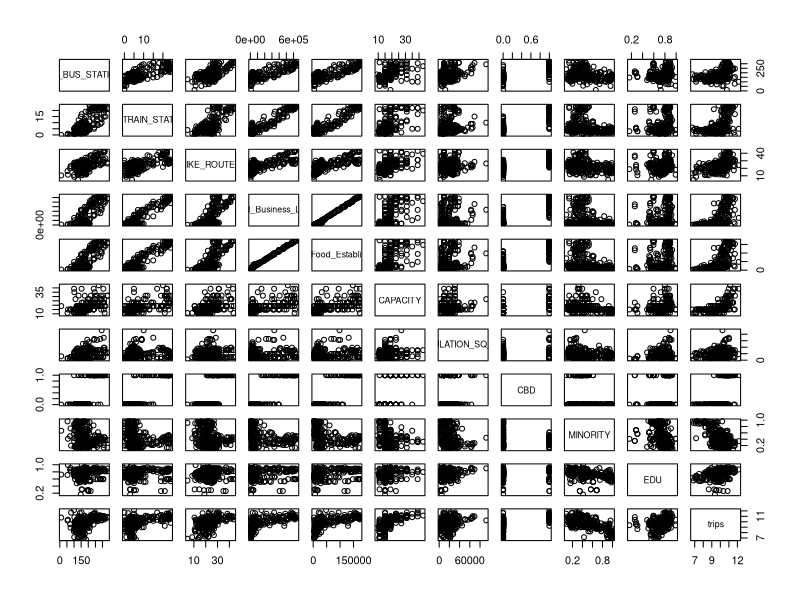
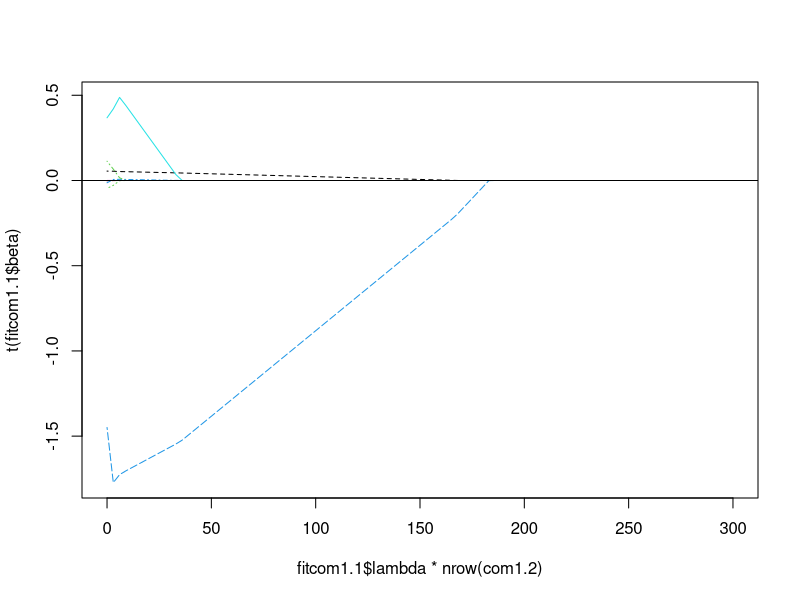
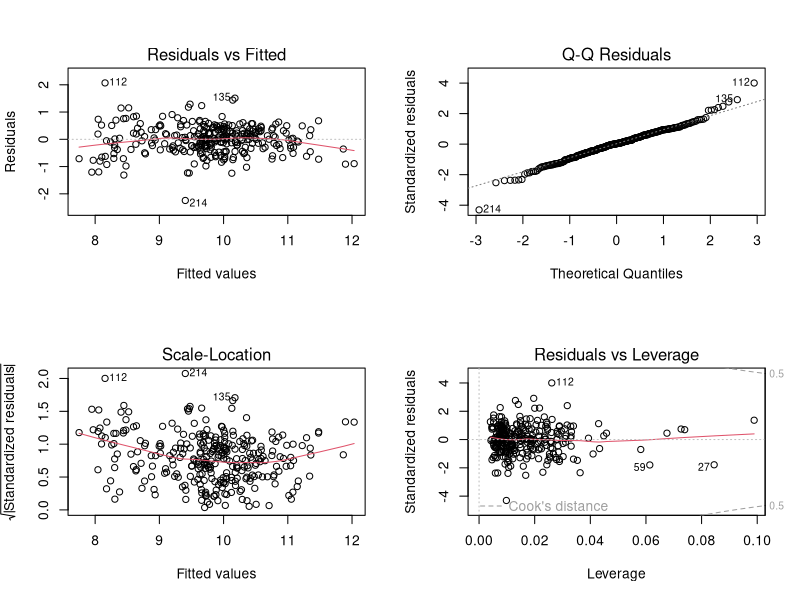
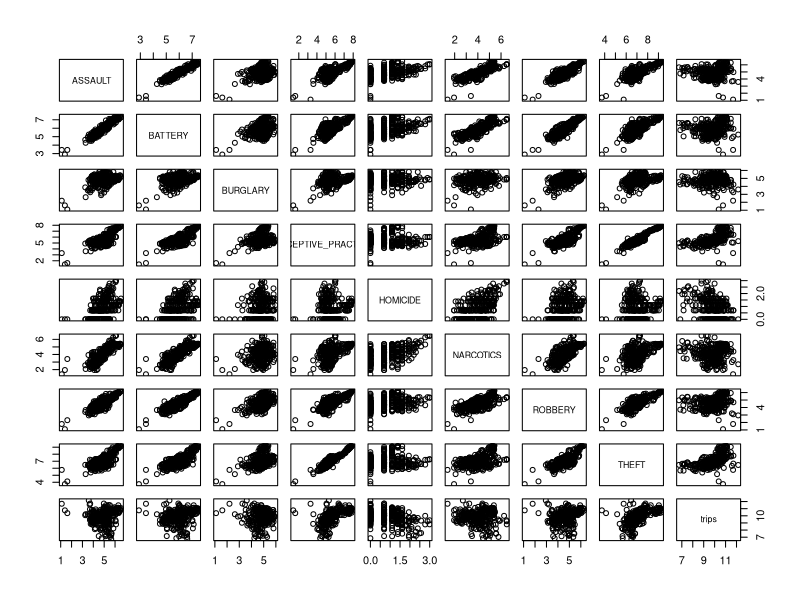
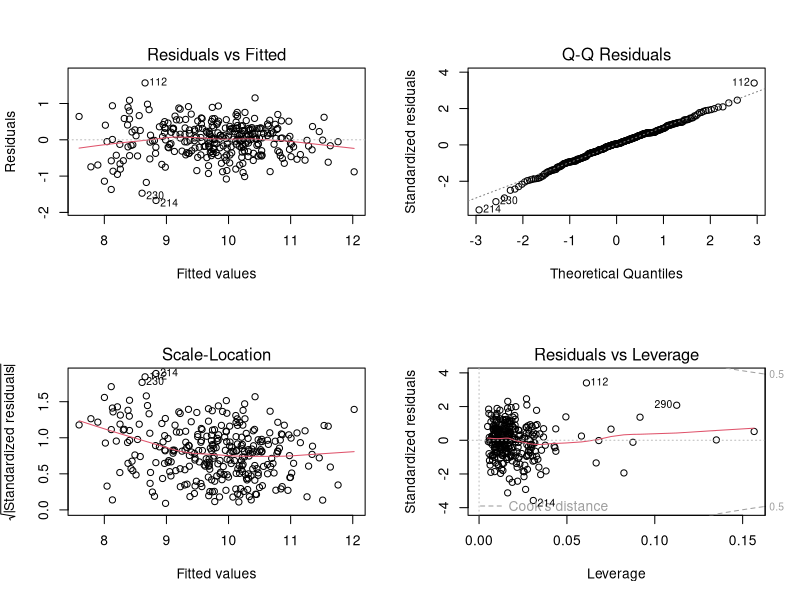

Recreate these plots in R, in order.
## ---- chunk 1
knitr::opts_chunk$set(echo = TRUE)
## ---- chunk 2
library(car)
library(corrplot)
## ---- chunk 3
setwd("~/Desktop/2019/NU/2019-spring/MSIT423")
bike<-read.csv("bike.csv")
com <- bike[,c(1:13,45)]
com1.2<- com[,c(3:8,10:14)]
cor(com1.2)
plot(com1.2)
library(MASS)
tran1=cbind(log(com1.2[,c(1:6,9)]),com1.2[,7:8],com1.2[,10:11])
library(glmnet) 
lam = seq(0,300,length=101)/nrow(com1.2)
x = model.matrix(trips~., com1.2)
fitcom1.1=glmnet(x,com1.2$trips,alpha=1, lambda = lam)
cv.lasso=cv.glmnet(x, com1.2$trips, alpha=1, lambda = lam)
cv.lasso$lambda.min
coef(cv.lasso,s="lambda.1se")
matplot(fitcom1.1$lambda*nrow(com1.2), t(fitcom1.1$beta), type="l"); abline(h=0)
fit2.1= lm(trips~ CTA_TRAIN_STATIONS + BIKE_ROUTES + Retail_Food_Establishment + CAPACITY +I(MINORITY^2) + EDU +CBD, data = com1.2)
summary(fit2.1)
fit2.2= lm(trips~ CTA_TRAIN_STATIONS + Retail_Food_Establishment + CAPACITY +I(MINORITY^2) , data = com1.2)
summary(fit2.2)
par(mfrow=c(2,2))
plot(fit2.2)
library(car)
vif(fit2.2)

#crime
bike2<- bike[,c(15,16,17,22,24,31,40,43,45)]
plot(bike2)
x2 = model.matrix(trips~., bike2)
crime.lasso=cv.glmnet(x2, bike2$trips, alpha=1, lambda = lam)
coef(crime.lasso)
fitcrime1=lm(trips ~ ASSAULT+BURGLARY+DECEPTIVE_PRACTICE+HOMICIDE+THEFT+CAPACITY +I(MINORITY^2), data=bike)
fitcrime2=lm(trips ~ ASSAULT+BURGLARY+THEFT+CAPACITY +I(MINORITY^2), data=bike)
summary(fitcrime2)
par(mfrow=c(2,2))
plot(fitcrime2)
